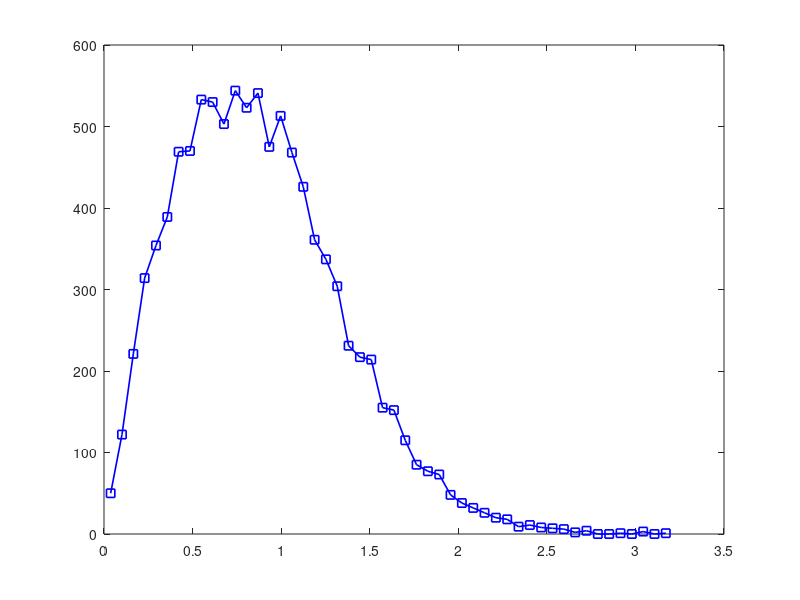

This figure's MATLAB source:
clc
close all
clear all
Rt=[1                      0.76*exp(0.17j*pi)   
   0.76*exp(-0.17j*pi)   1                  ];
Rr=[1                      0.6*exp(0.23j*pi)   
   0.6*exp(-0.23j*pi)   1                  ];

nT=2;
nR=2;
N=10000;
Hw=sqrt(1/2)*(randn(nT*nR,N)+j*randn(nT*nR,N));
% R = chol(kron(Rt,Rr))';
R = sqrtm(sqrt(kron(Rt,Rr)));

H_crr=zeros(nR,nT,N);
for i=1:N
    tmp=R*Hw(:,i); 
    H_crr(:,:,i)=reshape(tmp,nR,nT);  
end

h11(1:N)=abs(H_crr(1,1,:));


figure;
% hist(abs(H),50);
[temp,x]=hist(h11,50);
plot(x,temp,['b-' 's'],'LineWidth',1.2), hold on




